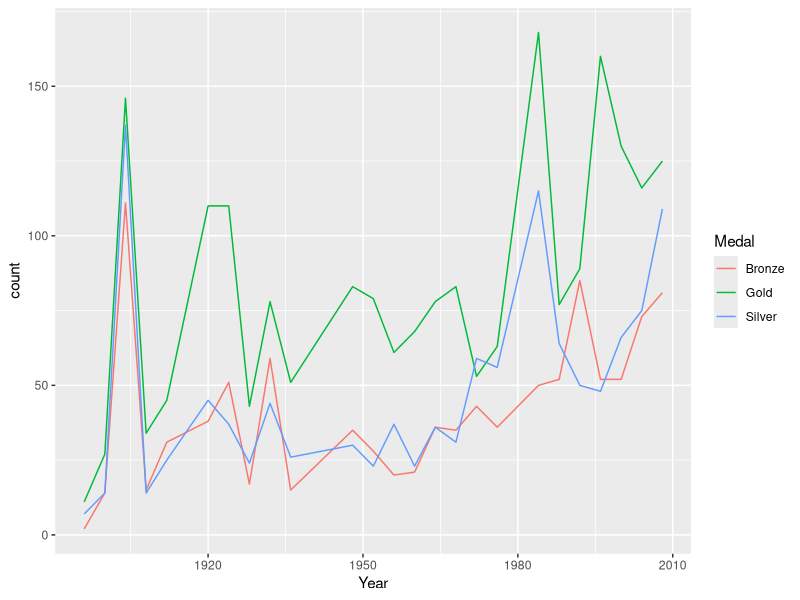
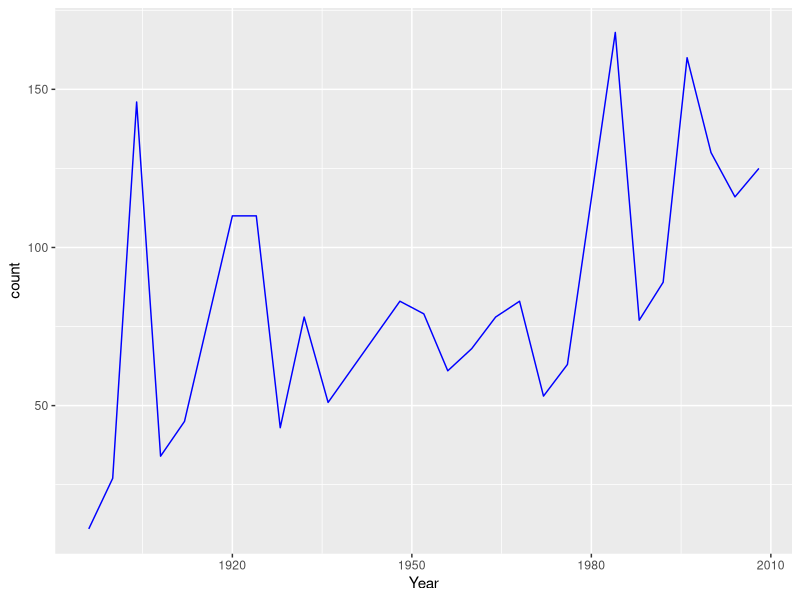
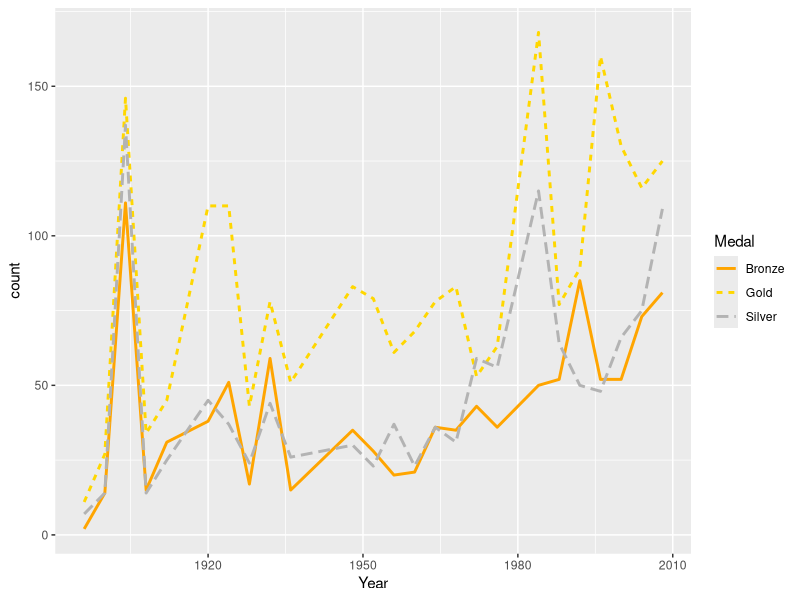
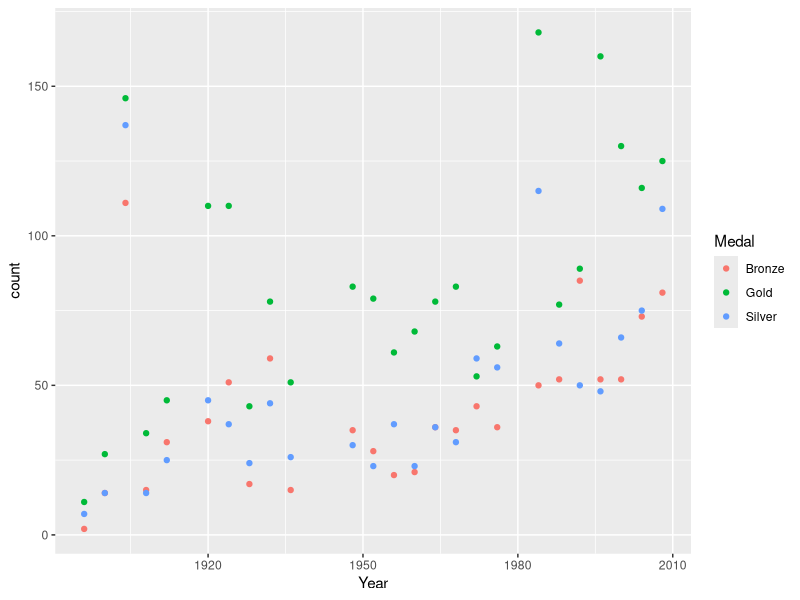

These charts were generated, in order, by the following R code: (Note: this script raises an error after producing the figures.)
## ---- chunk 1
knitr::opts_chunk$set(echo = TRUE, message = FALSE)
## ---- chunk 2
library(ggplot2)
library(dplyr)
medal_counts <- read.csv(file.path("..", "data", "medal_counts.csv"))
medal_counts_wide <- read.csv(file.path("..", "data", "medal_counts_wide.csv"))
usa_gold_medals <- read.csv(file.path("..", "data", "usa_gold_medals.csv"))
usa_all_medals <- medal_counts |>
  filter(NOC == "USA")

## ---- chunk 3
usa_all_medals |>
  ggplot() +
  aes(x = Year, y = count, color = Medal) +
  geom_line()

## ---- chunk 4
usa_gold_medals |>
  ggplot() +
  aes(x = Year, y = count) +
  geom_line(color = "Blue")
## ---- chunk 5

ggplot(data = usa_all_medals) +
  aes(
    x = Year, 
    y = count, 
    color = Medal, 
    linetype = Medal
  ) +                 # color, linetype are different for each Medal type
  geom_line(size = 1) + # size applies to ALL lines
  scale_color_manual(
    values = c(Gold = "gold", Silver = "grey70", Bronze = "orange")
  )

## ---- chunk 6
usa_all_medals |>
  ggplot() +
  aes(x = Year, y = count, colour = Medal) +
  geom_point()


usa_all_medals |>
  ggplot() +
  aes(x = Year, y = count) +
  geom_point(colour = Medal) # how can we fix this error?

  
usa_all_medals |>
  ggplot() +
  aes(x = Year, y = count) +
  geom_point(colour = "red")
## ---- chunk 7
# base R plot (run whole chunk)

usa_all_medals_untidy <- medal_counts_wide |>
  filter(NOC == "USA")

plot(
  usa_all_medals_untidy$Year, 
  usa_all_medals_untidy$Gold, 
  col = "gold",
  type = "l",
  xlab = "Year",
  ylab = "Number of medals"
)

lines(
  usa_all_medals_untidy$Year, 
  usa_all_medals_untidy$Silver, 
  col = "grey"
)
lines(
  usa_all_medals_untidy$Year, 
  usa_all_medals_untidy$Bronze, 
  col = "orange"
)
legend(
  "top", 
  legend = c("Gold", "Silver", "Bronze"),
  fill = c("gold", "grey", "orange")
)

## ---- chunk 8
# ggplot2 call
ggplot(data = usa_all_medals) +
  aes(x = Year, y = count) +
  geom_line(aes(color = Medal)) +
  scale_color_manual(values = c("gold", "grey", "orange"))
## ---- chunk 9
ggplot(data = usa_gold_medals, aes(x = Year, y = count)) +
  geom_point() 

# Now with bigger points
ggplot(data = usa_gold_medals, aes(x = Year, y = count)) +
  geom_point(size=3) 

# Now with tiny points
ggplot(data = usa_gold_medals, aes(x = Year, y = count)) +
  geom_point(size=0.1) 

ggplot(data = usa_gold_medals, aes(x = Year, y = count)) +
  geom_point(color = "darkorange") 

ggplot(data = usa_gold_medals, aes(x = Year, y = count)) +
  geom_point(
    color = "#266F36", 
    size = 3,
    shape = 15
  ) 
## ---- chunk 10
northern_hem <- medal_counts_wide |>
  filter(NOC %in% c("USA", "CAN", "MEX", "CUB"))

ggplot(data = northern_hem, aes(x = Year, y = Gold)) +
  geom_point(aes(shape = NOC, color = NOC))

# same as above but specifying the colors
ggplot(data = northern_hem, aes(x = Year, y = Gold)) +
  geom_point(aes(shape = NOC, color = NOC)) +
  scale_color_manual(
    values = c('darkblue', 'orangered', 'yellow4', 'pink3')
  )
?scale_color_manual

# same as above but specifying the colors and the shape
ggplot(data = northern_hem, aes(x = Year, y = Gold)) +
  geom_point(aes(shape = NOC, color = NOC)) +
  scale_color_manual(values = c('darkblue', 'orangered', 'yellow4', 'pink3')) +
  scale_shape_manual(values = c(5, 6, 7, 8))


## ---- chunk 11
datasets::Orange 
## ---- chunk 12

## ---- chunk 13


## ---- chunk 14
